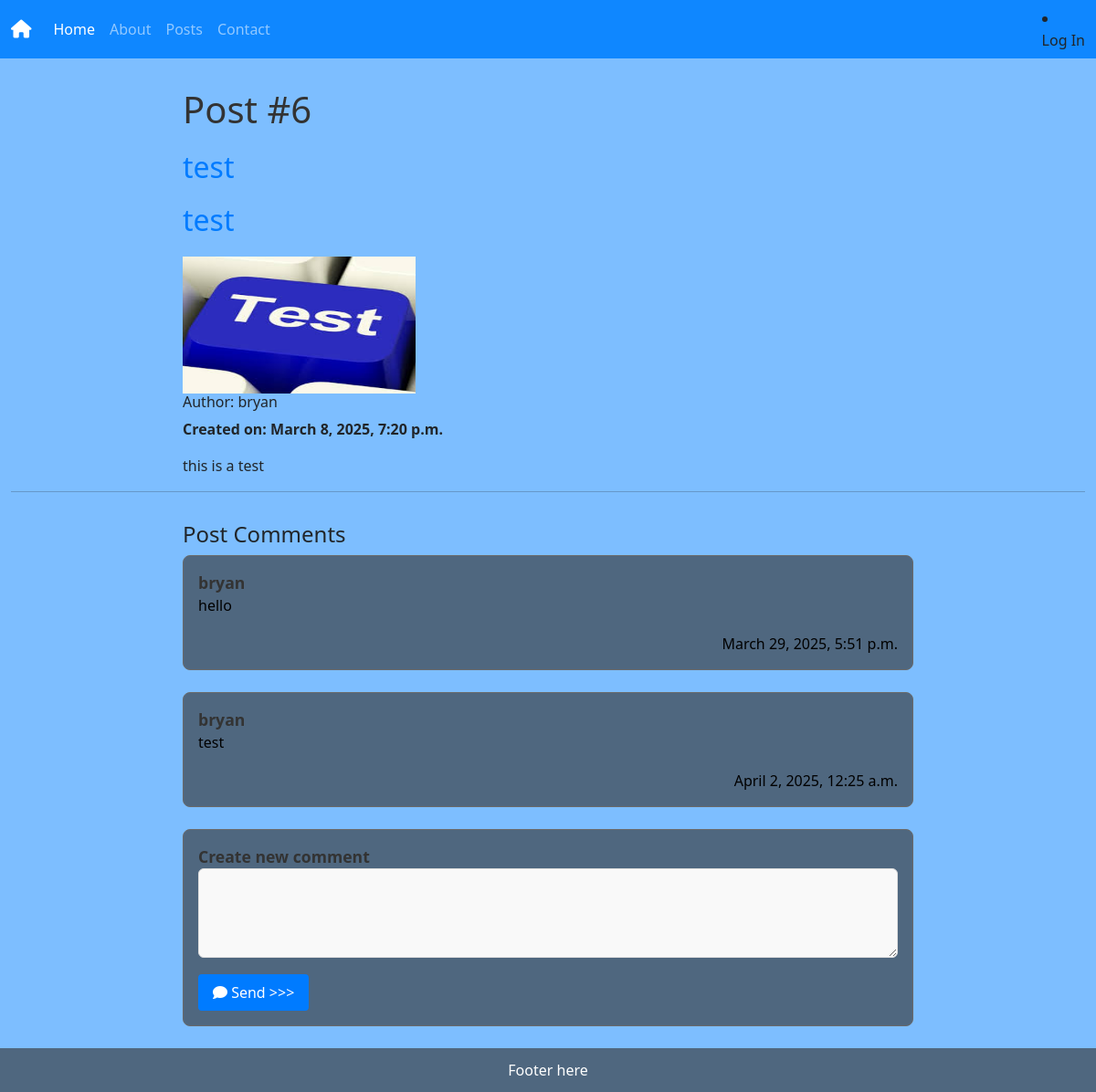
Screenshot of /posts/6/ with the database file from the repository.
### posts/models.py (models this page shows, shortened)
class Post(models.Model):
    title = models.CharField(max_length=128)
    subtitle = models.CharField(max_length=256)
    author = models.ForeignKey(get_user_model(), on_delete= models.CASCADE)
    body = models.TextField()
    created_on = models.DateTimeField(auto_now_add=True)
    status = models.ForeignKey(
        Status,
        null=True,
        default=None,
        on_delete=models.CASCADE
    )
    image = models.ImageField(upload_to="media/posts/", blank=True, null=True)

class Comment(models.Model):
    author = models.ForeignKey(get_user_model(), on_delete=models.CASCADE)
    content = models.TextField()
    post = models.ForeignKey(Post, on_delete = models.CASCADE)
    created_on = models.DateTimeField(auto_now_add=True)

### posts/views.py (the view)
# urls.py: path('<int:pk>/', PostDetailView.as_view(), name="post_detail"),
class PostDetailView(DetailView):
    template_name= "posts/detail.html"
    model = Post
    def get_context_data(self, **kwargs):
        context = super().get_context_data(**kwargs)
        post = self.object
        comments = Comment.objects.filter(post=post)
        context["comments"] = comments
        return context

### templates/posts/detail.html (shortened to what this page needs)
{% extends 'base.html' %}
{% load static %}
{% block css %}
    <link rel="stylesheet" href="{% static 'css/post_detail.css' %}">
{% endblock %}
{% block content %}
<div class="comments-container">
    <h1>Post #{{post.id}}</h1>
    <h2>{{post.title}}</h2>
    <h2>{{post.subtitle}}</h2>
    {% if post.image %}
    <img src="{{post.image.url}}" alt="post">
    {% else %}
    <img src="https://encrypted-tbn0.gstatic.com/images?q=tbn:ANd9GcS1f4C-cWV03_czRXhL1THkOdS9RDnAtPxRnA&s" alt="post">
    {% endif %}
    <h6>Author: {{post.author}}</h6>
    <strong>Created on: {{post.created_on}}</strong>
    <p>{{ post.body|linebreaks }}</p>
</div>
        <hr>
        <div class="comments-container">
            <h4>Post Comments</h4>
            {% for cm in comments %}
                <div class="comment">
                    <label class="author">{{cm.author}}</label>
                    <p>{{cm.content}}</p>
                    <label class="date">{{cm.created_on}}</label>
                </div>
            {% endfor %}
            <div class="comment">
                <label class="author">Create new comment</label>
                <form method="post" action="{% url 'comment_create' %}">
                    <textarea name="comment" rows="3"></textarea>
                    <button class="btn btn-sm btn-primary"><i class="fa-solid fa-comment"></i> Send >>></button>
                </form>
            </div>
        </div>
{% endblock %}

### static/css/base.css (style rules this page uses)
:root { --primary-color: #0F87FF; --secondary-color: #0C6CCC; --neutral-color: #4F677F; --background-color: #7DBEFF; --surface-color: #07437F; --lobster-font: 'Lobster Two', 'selft'; --sans-font: 'Open Sans', serif; }
html, body { padding: 0; margin: 0; min-height: 100dvh; }
body { background-color: var(--background-color); }

### static/css/post_detail.css (style rules this page uses)
.comments-container { margin-top: 2rem; max-width: 800px; margin-left: auto; margin-right: auto; }
.comment { border: 1px solid #6a6a6a; border-radius: 8px; padding: 16px; background-color: var(--neutral-color); margin-bottom: 24px; }
.comment .author { font-weight: bold; font-family: 'Segoe UI', Tahoma, Geneva, Verdana, sans-serif; color: #333; font-size: 1.1rem; }
.comment .date { color: black; text-align: right; display: block; margin-top: 8px; }
.comment p { font-size: 1rem; color: black; line-height: 1.6; }
.comment textarea { border: 1px solid #ddd; border-radius: 6px; width: 100%; padding: 12px; font-size: 1rem; margin-bottom: 12px; background-color: #f9f9f9; transition: border-color 0.3s; }
.comment button { background-color: #007bff; color: white; padding: 8px 16px; border: none; border-radius: 4px; cursor: pointer; font-size: 1rem; transition: background-color 0.3s; }
img { width: 255px; height: 150px; }
h1, h2, h3 { margin-bottom: 20px; font-family: 'Segoe UI', Tahoma, Geneva, Verdana, sans-serif; }
h1 { font-size: 2.5rem; color: #333; }
h2 { font-size: 2rem; color: #007bff; }
strong { font-weight: bold; }

### rows the page displays
Post: id "6", title "test", subtitle "test", image (picture), author "bryan", created_on "March 8, 2025, 7:20 p.m.", body "this is a test"
Comment: author "bryan", content "hello", created_on "March 29, 2025, 5:51 p.m."
Comment: author "bryan", content "test", created_on "April 2, 2025, 12:25 a.m."
